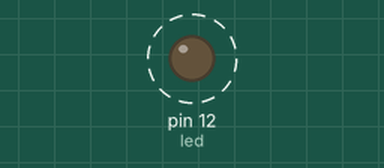
This sketch was run on a simulated Arduino Uno, built with avr-gcc and run on an emulated ATmega328P. Parts: output pins drawn as LEDs (lit = HIGH). Dashed ring = blinking.

Above: at 0.12 s.
Timing chart, 0 to 3.0 s (numbered marks = the images above):
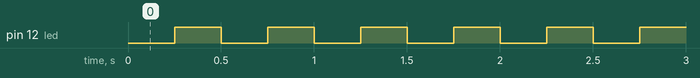

The sketch:

while_loop2.ino
```cpp
int led = 12;

void setup() {
  pinMode(led, OUTPUT);
  digitalWrite(led, HIGH);

}

void loop() {
  int x = 10;
  while(x >= 1){
    digitalWrite(led, LOW);
    delay(250);
    digitalWrite(led, HIGH);
    delay(250);
    x--;
  }

}
```

Measured:
- by itself, pin 12 (led): alternates HIGH for 0.25 s and LOW for 0.25 s
